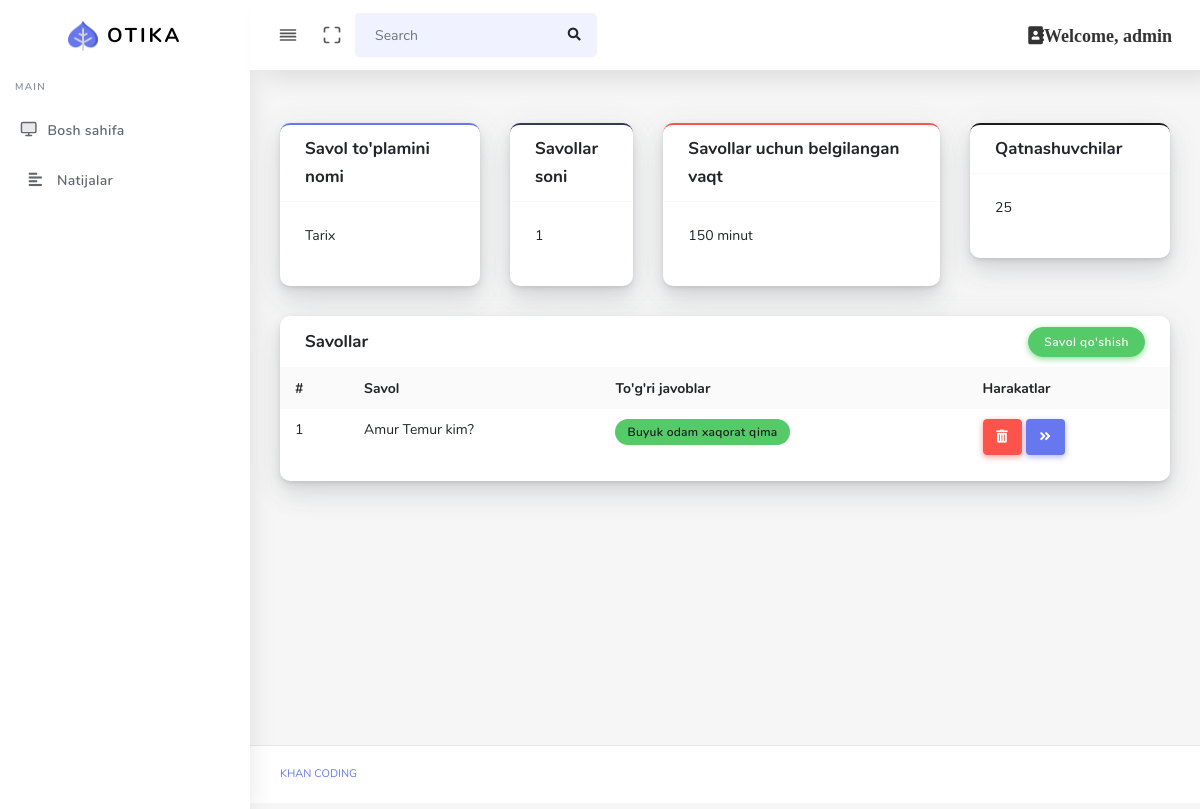
Screenshot of /quiz-detail/tarix/ (signed in) with the database file from the repository.
### main/models.py (models this page shows, shortened)
class Quiz(models.Model):
    name = models.CharField(max_length=100)
    slug = models.SlugField(max_length=100, unique=True, blank=True)
    author = models.ForeignKey(User, on_delete=models.CASCADE)
    amount = models.IntegerField()
    @property
    def questions(self):
        return Question.objects.filter(quiz=self)
    @property
    def questions_count(self):
        return Question.objects.filter(quiz=self).count()

class Question(models.Model):
    name = models.CharField(max_length=255)
    quiz = models.ForeignKey(Quiz, on_delete=models.CASCADE)
    @property
    def correct_option(self):
        return Option.objects.get(question=self, correct=True)

class Option(models.Model):
    name = models.CharField(max_length=100)
    question = models.ForeignKey(Question, on_delete=models.CASCADE)
    correct = models.BooleanField(default=False)

### main/views.py (the view)
# urls.py: path('quiz-detail/<slug:slug>/', views.quizDetail, name='quizDetail'),
@login_required(login_url='login')
def quizDetail(request, slug):
    quiz = get_object_or_404(models.Quiz, slug=slug)
    return render(request, 'quiz-detail.html', {'quiz': quiz})

### main/templates/quiz-detail.html
{% extends 'base.html' %}
{% block content %}
<div class="main-content" style="min-height: 608px;">
    <section class="section">
      <div class="section-body">
        <div class="row">
                <div class="col-12 col-md-6 col-lg-3">
                  <div class="card card-primary">
                    <div class="card-header">
                      <h4>Savol to'plamini nomi</h4>
                    </div>
                    <div class="card-body">
                      <p>{{ quiz.name }}</p>
                    </div>
                  </div>
                </div>
                <div class="col-12 col-md-5 col-lg-2">
                  <div class="card card-secondary">
                    <div class="card-header">
                      <h4>Savollar soni</h4>
                    </div>
                    <div class="card-body">
                      <p>{{ quiz.questions_count }}</p>
                    </div>
                  </div>
                </div>
                <div class="col-12 col-md-7 col-lg-4">
                  <div class="card card-danger">
                    <div class="card-header">
                      <h4>Savollar uchun belgilangan vaqt</h4>
                    </div>
                    <div class="card-body">
                      <p>{{ quiz.amount }} minut</p>
                    </div>
                  </div>
                </div>
                <div class="col-12 col-md-6 col-lg-3">
                  <div class="card card-dark">
                    <div class="card-header">
                      <h4>Qatnashuvchilar</h4>
                    </div>
                    <div class="card-body">
                      <p>25</p>
                    </div>
                  </div>
                </div>
        </div>
        <div class="row">
            <div class="col-12">
              <div class="card">
                <div class="card-header d-flex justify-content-between">
                  <h4>Savollar</h4>
                  <a href="{% url 'questionCreate' quiz.slug %}" class="btn btn-success text-end">Savol qo'shish</a>
                </div>
                <div class="card-body p-0">
                  <div class="table-responsive">
                    <table class="table table-striped table-md">
                      <tbody>
                        <tr>
                          <th>#</th>
                          <th>Savol</th>
                          <th>To'g'ri javoblar</th>
                          <th>Harakatlar</th>
                        </tr>
                      {% for question in quiz.questions %}
                        <tr>
                          <td>{{ forloop.counter }}</td>
                          <td>{{ question.name }}</td>
                          <td>
                            <div class="badge badge-success text-dark">{{ question.correct_option.name }}</div>
                          </td>
                          <td>
                            <a href="{% url 'questionDelete' question.id quiz.slug %}" class="btn btn-danger"><i class="fas fa-trash-alt"></i></a>
                            <a href="{% url 'questionDetail' question.id %}" class="btn btn-primary"><i class="fas fa-angle-double-right"></i></a>
                          </td>
                        </tr>
                      {% endfor %}
                      </tbody>
                    </table>
                  </div>
                </div>
              </div>
            </div>
          </div>
      </div>
    </section>
  </div>
{% endblock %}

### main/templates/base.html (shortened to what this page needs)
<!DOCTYPE html>
<html lang="en">
{% load static %}
<head>
  <link rel="stylesheet" href="{% static 'css/app.min.css' %}">
  <link rel="stylesheet" href="{% static 'css/style.css' %}">
  <link rel="stylesheet" href="{% static 'css/components.css' %}">
  <link rel="stylesheet" href="{% static 'bundles/izitoast/css/iziToast.min.css' %}">
  <link rel="stylesheet" href="{% static 'css/custom.css' %}">
  <link rel="stylesheet" href="https://cdnjs.cloudflare.com/ajax/libs/toastr.js/latest/toastr.min.css">
</head>
<body>
  <div id="app">
    <div class="main-wrapper main-wrapper-1">
      <div class="navbar-bg"></div>
      <nav class="navbar navbar-expand-lg main-navbar sticky">
        <div class="form-inline mr-auto">
          <ul class="navbar-nav mr-3">
            <li><a href="#" data-toggle="sidebar" class="nav-link nav-link-lg collapse-btn"> <i data-feather="align-justify"></i></a></li>
            <li><a href="#" class="nav-link nav-link-lg fullscreen-btn"><i data-feather="maximize"></i></a></li>
            <li>
              <form class="form-inline mr-auto">
                <div class="search-element">
                  <input class="form-control" type="search" placeholder="Search" aria-label="Search" data-width="200">
                  <button class="btn" type="submit"><i class="fas fa-search"></i></button>
                </div>
              </form>
            </li>
          </ul>
        </div>
        <ul class="navbar-nav navbar-right">
          {% if user.is_authenticated %}
            <li class="dropdown dropdown-list-toggle">
              <a href="#" data-toggle="dropdown" class="nav-link nav-link-lg message-toggle">
                <i class="fas fa-address-book" style="color: #333;">Welcome, {{ user.username }}</i>
              </a>
            </li>
          {% endif %}
        </ul>
      </nav>
      <div class="main-sidebar sidebar-style-2">
        <aside id="sidebar-wrapper">
          <div class="sidebar-brand">
            <a href=""> <img alt="image" src="{% static 'img/logo.png' %}" class="header-logo" /> <span class="logo-name">Otika</span></a>
          </div>
          <ul class="sidebar-menu">
            <li class="menu-header">Main</li>
            <li><a href="{% url 'quizList' %}" class="nav-link"><i data-feather="monitor"></i><span>Bosh sahifa</span></a></li>
            <li><a href="{% url 'detail' %}" ><i class="fas fa-align-left"></i><span>Natijalar</span></a></li>
          </ul>
        </aside>
      </div>
      {% block content %}
      {% endblock %}
      <footer class="main-footer">
        <div class="footer-left">
          <a href="https:github.com/khan-zero">Khan Coding</a></a>
        </div>
      </footer>
    </div>
  </div>
</body>
</html>

### rows the page displays
Quiz: name "Tarix", questions_count "1", amount "150"
Question: name "Amur Temur kim?", correct_option.name "Buyuk odam xaqorat qima"

### other values shown
{{ user.username }} "admin"
